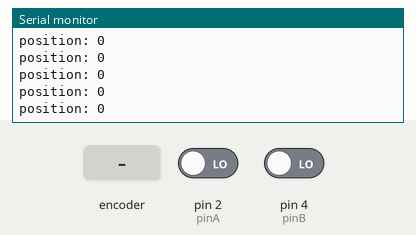
This sketch was run on a simulated Arduino Uno, built with avr-gcc and run on an emulated ATmega328P. Shown: the last lines printed to the serial monitor. The inputs (shaded band) are chosen by the test bench; at power-on: pin 2 (pinA) LOW, pin 4 (pinB) LOW.

Above: at 1.2 s.
1.3 s: rotary encoder on pin 2 (pinA) / pin 4 (pinB) turned 1 step (first pin leading)
At 1.41 s:
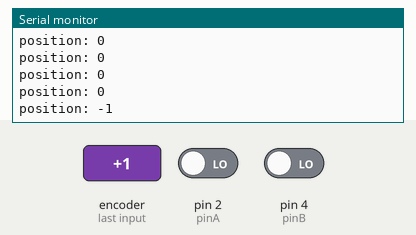
3.0 s: rotary encoder on pin 2 (pinA) / pin 4 (pinB) turned 1 step (first pin leading)
At 3.11 s:
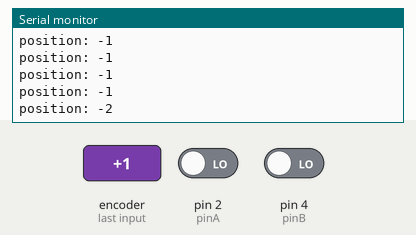
Timing chart, 0 to 6.0 s (numbered marks = the images above; inputs shaded):
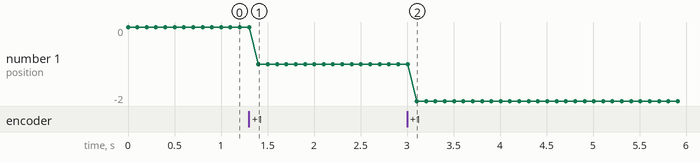

Measured:
- after the input at 1.3 s, the serial monitor: prints a new line after 0.10 s (image 1)
- after the input at 3.0 s, the serial monitor: prints a new line after 0.11 s (image 2)
- plotted number 1: 0 → -1 after the input at 1.3 s, -1 → -2 after the input at 3.0 s

The sketch:

encoder_single.ino
```cpp
//single interrupt
int pinA=2;
int pinB=4;
int count=0;
void setup(){
  pinMode(pinA, INPUT);
  pinMode(pinB, INPUT);
  Serial.begin(9600);
  attachInterrupt(digitalPinToInterrupt(pinA), enInterrupt, RISING);
}
void loop(){
  noInterrupts();
  int encodercount=count;
  interrupts();
 // while(Serial.available()==0);
  Serial.print("position: ");
  Serial.println(encodercount);
  delay(100);
}
void enInterrupt(){
  if(digitalRead(pinB)==HIGH){
    count++;
  }else{
    count--;
  }
}
```
